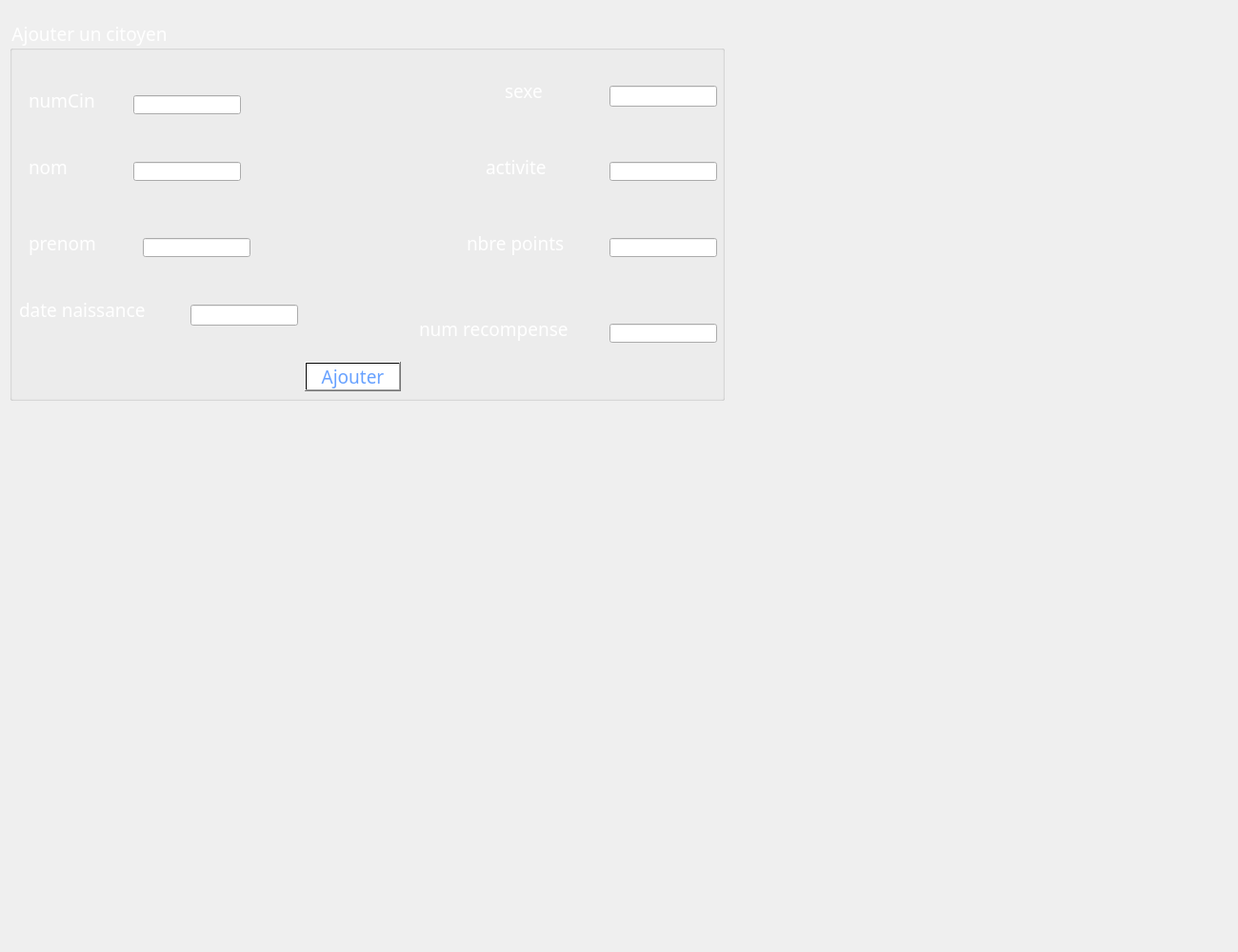
      <widget class="QWidget" name="ajouterCitoyen_2">
       <attribute name="title">
        <string>Ajouter</string>
       </attribute>
       <widget class="QGroupBox" name="citoyen">
        <property name="geometry">
         <rect>
          <x>10</x>
          <y>20</y>
          <width>751</width>
          <height>401</height>
         </rect>
        </property>
        <property name="font">
         <font>
          <family>Rockwell</family>
          <pointsize>14</pointsize>
          <weight>50</weight>
          <italic>false</italic>
          <bold>false</bold>
         </font>
        </property>
        <property name="styleSheet">
         <string notr="true">color:rgb(255, 255, 255);</string>
        </property>
        <property name="title">
         <string>Ajouter un citoyen</string>
        </property>
        <property name="flat">
         <bool>false</bool>
        </property>
        <property name="checkable">
         <bool>false</bool>
        </property>
        <widget class="QLabel" name="label_7">
         <property name="geometry">
          <rect>
           <x>500</x>
           <y>140</y>
           <width>91</width>
           <height>31</height>
          </rect>
         </property>
         <property name="font">
          <font>
           <family>Rockwell</family>
           <pointsize>14</pointsize>
           <weight>50</weight>
           <italic>false</italic>
           <bold>false</bold>
          </font>
         </property>
         <property name="text">
          <string>activite</string>
         </property>
        </widget>
        <widget class="QLabel" name="label_9">
         <property name="geometry">
          <rect>
           <x>20</x>
           <y>70</y>
           <width>211</width>
           <height>31</height>
          </rect>
         </property>
         <property name="font">
          <font>
           <family>Rockwell</family>
           <pointsize>14</pointsize>
           <weight>50</weight>
           <italic>false</italic>
           <bold>false</bold>
          </font>
         </property>
         <property name="text">
          <string>numCin</string>
         </property>
        </widget>
        <widget class="QLabel" name="label_11">
         <property name="geometry">
          <rect>
           <x>20</x>
           <y>140</y>
           <width>171</width>
           <height>31</height>
          </rect>
         </property>
         <property name="font">
          <font>
           <family>Rockwell</family>
           <pointsize>14</pointsize>
           <weight>50</weight>
           <italic>false</italic>
           <bold>false</bold>
          </font>
         </property>
         <property name="text">
          <string>nom</string>
         </property>
        </widget>
        <widget class="QLabel" name="label_8">
         <property name="geometry">
          <rect>
           <x>480</x>
           <y>220</y>
           <width>131</width>
           <height>31</height>
          </rect>
         </property>
         <property name="font">
          <font>
           <family>Rockwell</family>
           <pointsize>14</pointsize>
           <weight>50</weight>
           <italic>false</italic>
           <bold>false</bold>
          </font>
         </property>
         <property name="text">
          <string>nbre points</string>
         </property>
        </widget>
        <widget class="QLabel" name="label_13">
         <property name="geometry">
          <rect>
           <x>20</x>
           <y>220</y>
           <width>171</width>
           <height>31</height>
          </rect>
         </property>
         <property name="font">
          <font>
           <family>Rockwell</family>
           <pointsize>14</pointsize>
           <weight>50</weight>
           <italic>false</italic>
           <bold>false</bold>
          </font>
         </property>
         <property name="text">
          <string>prenom</string>
         </property>
        </widget>
        <widget class="QPushButton" name="ajouterCitoyen">
         <property name="geometry">
          <rect>
           <x>310</x>
           <y>360</y>
           <width>101</width>
           <height>31</height>
          </rect>
         </property>
         <property name="font">
          <font>
           <family>Rockwell</family>
           <pointsize>14</pointsize>
           <weight>50</weight>
           <italic>false</italic>
           <bold>false</bold>
          </font>
         </property>
         <property name="styleSheet">
          <string notr="true">background-color: qlineargradient(spread:pad, x1:1, y1:0, x2:1, y2:0, stop:0.919598 rgba(255, 255, 255), stop:0.98 rgba(0, 0, 0, 255), stop:1 rgba(235, 148, 61, 255));
color:rgb(103, 161, 255);
</string>
         </property>
         <property name="text">
          <string>Ajouter</string>
         </property>
        </widget>
        <widget class="QLabel" name="label_19">
         <property name="geometry">
          <rect>
           <x>520</x>
           <y>60</y>
           <width>91</width>
           <height>31</height>
          </rect>
         </property>
         <property name="font">
          <font>
           <family>Rockwell</family>
           <pointsize>14</pointsize>
           <weight>50</weight>
           <italic>false</italic>
           <bold>false</bold>
          </font>
         </property>
         <property name="text">
          <string>sexe</string>
         </property>
        </widget>
        <widget class="QLineEdit" name="numCin">
         <property name="geometry">
          <rect>
           <x>130</x>
           <y>80</y>
           <width>113</width>
           <height>20</height>
          </rect>
         </property>
        </widget>
        <widget class="QLineEdit" name="activite">
         <property name="geometry">
          <rect>
           <x>630</x>
           <y>150</y>
           <width>113</width>
           <height>20</height>
          </rect>
         </property>
        </widget>
        <widget class="QLineEdit" name="nbrPts">
         <property name="geometry">
          <rect>
           <x>630</x>
           <y>230</y>
           <width>113</width>
           <height>20</height>
          </rect>
         </property>
        </widget>
        <widget class="QLineEdit" name="nom">
         <property name="geometry">
          <rect>
           <x>130</x>
           <y>150</y>
           <width>113</width>
           <height>20</height>
          </rect>
         </property>
        </widget>
        <widget class="QLineEdit" name="prenom_3">
         <property name="geometry">
          <rect>
           <x>140</x>
           <y>230</y>
           <width>113</width>
           <height>20</height>
          </rect>
         </property>
        </widget>
        <widget class="QLabel" name="label_20">
         <property name="geometry">
          <rect>
           <x>10</x>
           <y>290</y>
           <width>171</width>
           <height>31</height>
          </rect>
         </property>
         <property name="font">
          <font>
           <family>Rockwell</family>
           <pointsize>14</pointsize>
           <weight>50</weight>
           <italic>false</italic>
           <bold>false</bold>
          </font>
         </property>
         <property name="text">
          <string>date naissance</string>
         </property>
        </widget>
        <widget class="QLabel" name="label_21">
         <property name="geometry">
          <rect>
           <x>430</x>
           <y>310</y>
           <width>191</width>
           <height>31</height>
          </rect>
         </property>
         <property name="font">
          <font>
           <family>Rockwell</family>
           <pointsize>14</pointsize>
           <weight>50</weight>
           <italic>false</italic>
           <bold>false</bold>
          </font>
         </property>
         <property name="text">
          <string>num recompense</string>
         </property>
        </widget>
        <widget class="QLineEdit" name="numRec">
         <property name="geometry">
          <rect>
           <x>630</x>
           <y>320</y>
           <width>113</width>
           <height>20</height>
          </rect>
         </property>
        </widget>
        <widget class="QLineEdit" name="date">
         <property name="geometry">
          <rect>
           <x>190</x>
           <y>300</y>
           <width>113</width>
           <height>22</height>
          </rect>
         </property>
        </widget>
        <widget class="QLineEdit" name="sexe">
         <property name="geometry">
          <rect>
           <x>630</x>
           <y>70</y>
           <width>113</width>
           <height>22</height>
          </rect>
         </property>
        </widget>
       </widget>
       <widget class="QLabel" name="label_5">
        <property name="geometry">
         <rect>
          <x>-30</x>
          <y>-20</y>
          <width>1291</width>
          <height>991</height>
         </rect>
        </property>
        <property name="text">
         <string/>
        </property>
        <property name="pixmap">
         <pixmap>../imagesQT/74-741363_macaron-background.jpg</pixmap>
        </property>
       </widget>
       <widget class="QLabel" name="label_26">
        <property name="geometry">
         <rect>
          <x>240</x>
          <y>50</y>
          <width>56</width>
          <height>16</height>
         </rect>
        </property>
        <property name="text">
         <string/>
        </property>
       </widget>
       <widget class="QLabel" name="label_27">
        <property name="geometry">
         <rect>
          <x>-10</x>
          <y>-30</y>
          <width>801</width>
          <height>471</height>
         </rect>
        </property>
        <property name="styleSheet">
         <string notr="true">background:url(:/1.jpg)</string>
        </property>
        <property name="text">
         <string/>
        </property>
       </widget>
       <zorder>label_27</zorder>
       <zorder>label_5</zorder>
       <zorder>citoyen</zorder>
       <zorder>label_26</zorder>
      </widget>
